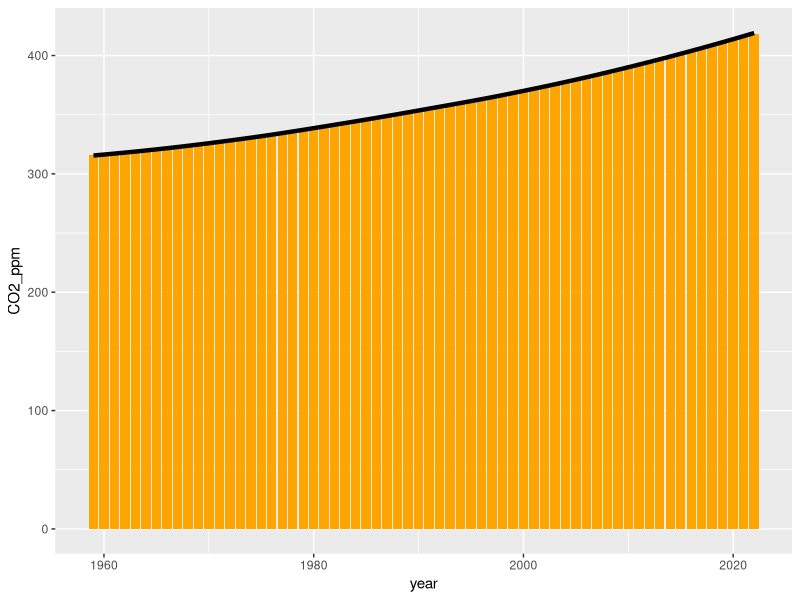
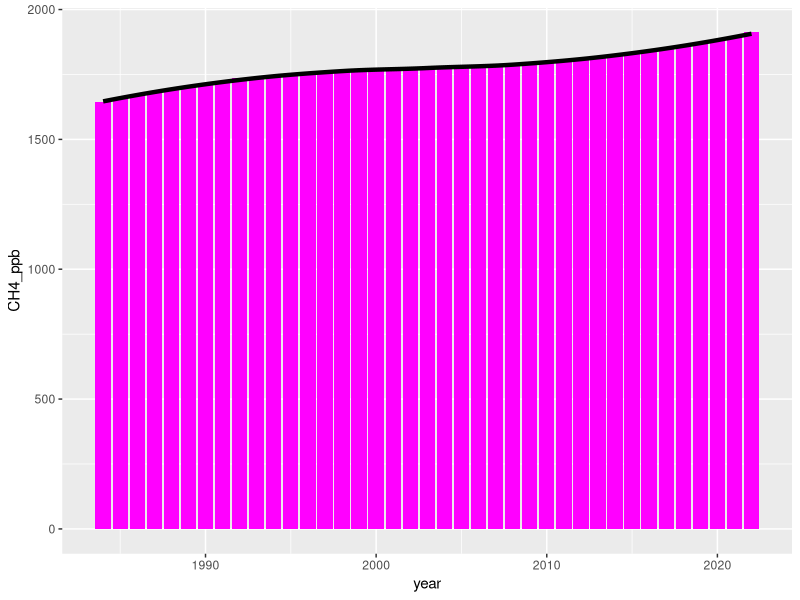

Write R code to recreate these figures, in order.
## ---- chunk 1
install.packages("dplyr")
install.packages("ggplot2")
## ---- chunk 2
library("dplyr")
library("ggplot2")
## ---- chunk 3
AnnGHG <- read.csv("AnnualAverages_GHG.csv")
dim(AnnGHG)

# grouping CO2_ppm and creating chart
AnnGHG%>%
  group_by(year)%>%
  select("CO2_ppm")
  
ggplot(AnnGHG, aes(x=year, y=CO2_ppm))+
  geom_bar(stat="identity", fill="orange", width=0.9)+
  geom_smooth(color="black",linewidth=1.5)

AnnGHG%>%
  group_by(year)%>%
  select("CH4_ppb")
  
ggplot(AnnGHG, aes(x=year, y=CH4_ppb))+
    geom_bar(stat="identity", fill="magenta", width=0.9)+
    geom_smooth(color="black", linewidth=1.5)
